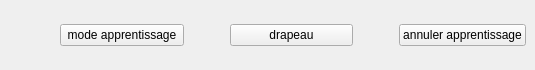
    <widget class="QWidget" name="tab_2">
     <attribute name="title">
      <string>Tab 2</string>
     </attribute>
     <widget class="QWidget" name="horizontalLayoutWidget_5">
      <property name="geometry">
       <rect>
        <x>60</x>
        <y>10</y>
        <width>466</width>
        <height>51</height>
       </rect>
      </property>
      <layout class="QHBoxLayout" name="horizontalLayout_5">
       <item>
        <widget class="QPushButton" name="pushButton_modeApprentissage">
         <property name="text">
          <string>mode apprentissage</string>
         </property>
        </widget>
       </item>
       <item>
        <spacer name="horizontalSpacer_4">
         <property name="orientation">
          <enum>Qt::Horizontal</enum>
         </property>
         <property name="sizeType">
          <enum>QSizePolicy::Fixed</enum>
         </property>
         <property name="sizeHint" stdset="0">
          <size>
           <width>40</width>
           <height>20</height>
          </size>
         </property>
        </spacer>
       </item>
       <item>
        <widget class="QPushButton" name="pushButton_drapeau">
         <property name="text">
          <string>drapeau</string>
         </property>
        </widget>
       </item>
       <item>
        <spacer name="horizontalSpacer_5">
         <property name="orientation">
          <enum>Qt::Horizontal</enum>
         </property>
         <property name="sizeType">
          <enum>QSizePolicy::Fixed</enum>
         </property>
         <property name="sizeHint" stdset="0">
          <size>
           <width>40</width>
           <height>20</height>
          </size>
         </property>
        </spacer>
       </item>
       <item>
        <widget class="QPushButton" name="pushButton_annulerApprentissage">
         <property name="text">
          <string>annuler apprentissage</string>
         </property>
        </widget>
       </item>
      </layout>
     </widget>
    </widget>
